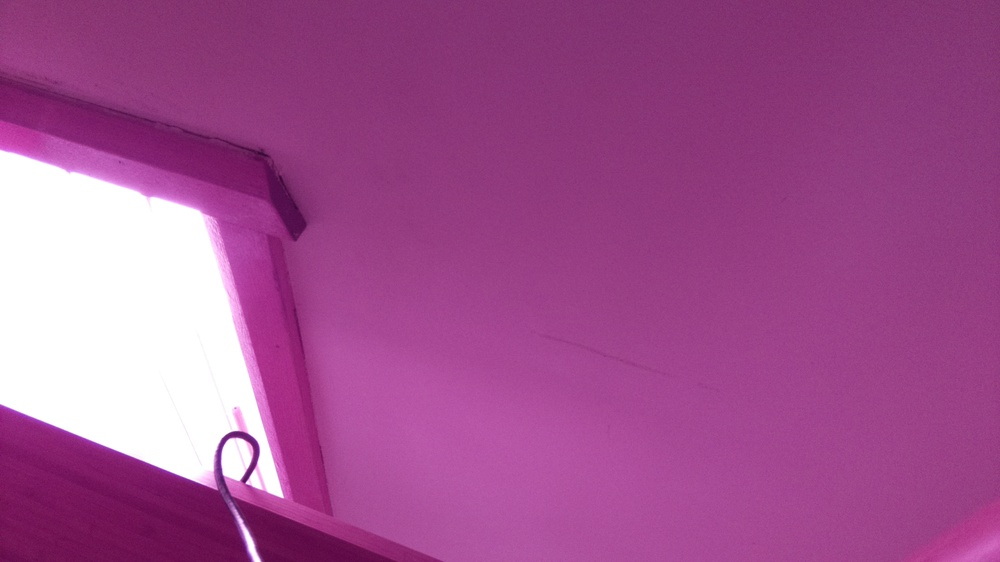
#> input picture images/pic0.jpg, 1000 x 562 px, shrunk from 1920 x 1080 before the run
$ python extract.py
#> lines starting #> are read from the running program, lines starting #| are printed output that depends on the picture
from PIL import Image, ImageDraw, ImageFont
import numpy as np

def extract(image_path, BOX_SIZE=80,GRID_BOX_SIZE=10,THRESHOLD = 25):
#> called with image_path = 'images/pic0.jpg', BOX_SIZE = 80, GRID_BOX_SIZE = 10, THRESHOLD = 25
    BOX_SIZE = BOX_SIZE/2
    R = 0
    G = 0
    B = 0

    im = Image.open(image_path) # Can be many different formats.
#> im is the input picture: PIL image 1000x562 RGB; mean R, G, B 162.5, 81.9, 144.5
    width,height = im.size  # Get the width and hight of the image for iterating over
#> width = 1000; height = 562

    area = (width/2-BOX_SIZE,height/2-BOX_SIZE,width/2+BOX_SIZE,height/2+BOX_SIZE)
#> area = (460, 241, 540, 321)
    crop = im.crop(area)
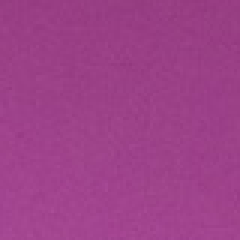
#> crop: PIL image 80x80 RGB (shown 3 times larger); mean R, G, B 157.1, 65.2, 136.7


    width_crop,height_crop = crop.size
#> width_crop = 80; height_crop = 80
    n = width_crop*height_crop
#> n = 6400
    pix = crop.load()

    for i in range(width_crop):
        for j in range(height_crop):
            pixel = pix[i,j]
            R += pixel[0]
            G += pixel[1]
            B += pixel[2]
#> after the loop, B = 875072; G = 417468; R = 1005622

    R = round(R/n)
#> R = 157
    G = round(G/n)
#> G = 65
    B = round(B/n)
#> B = 137
    colour = [R,G,B]
#> colour = [157, 65, 137]

    # [10 lines of commented-out code are left out]
    pix = im.load()
    grid_avg = 0
    mat_avg = []
    change = []
    current_avg = 0-THRESHOLD
    for i in range(height):
        pixel = pix[width/2,i]
        grid_avg += sum(pixel)
        if i % GRID_BOX_SIZE == 0:
            grid_avg = round(grid_avg/(GRID_BOX_SIZE*3))
            mat_avg.append(grid_avg)
            if abs(current_avg-grid_avg) > THRESHOLD:
                change.append(i)
                current_avg = grid_avg
            grid_avg = 0
#> this loop made 562 passes
#> (pixel, current_avg) on passes 1, 11: ((131, 51, 112), 10), ((136, 56, 119), 99)
#> pixel on passes 2 to 7: (128, 48, 109), (129, 49, 110), (132, 52, 113), (132, 52, 115), (133, 53, 116), (133, 53, 116)
#> after the loop, change = [0, 10, 330]; current_avg = 127; mat_avg = 57 values, max 145 at index 44, min 10 at index 0, mean 119.9

    # DRAWING/OUTPUT
    draw = ImageDraw.Draw(im)
    draw.rectangle([width/2-BOX_SIZE,height/2-BOX_SIZE,width/2+BOX_SIZE,height/2+BOX_SIZE], outline=(0,0,0), width=4)
    #draw.line([width/2,0,width/2,height],fill=(0,0,0))
    #for x in change:
    #    draw.line([0,x,width,x],fill=(0,0,0),width=4)
    draw.rectangle([0,0,200,15], (255,255,255), width=-1)
    draw.text([0,0], text=str(colour), fill=(R,G,B))

    path, _ = image_path.split(".")
    new_name = path + 'proc.jpg'
    im.save(new_name)
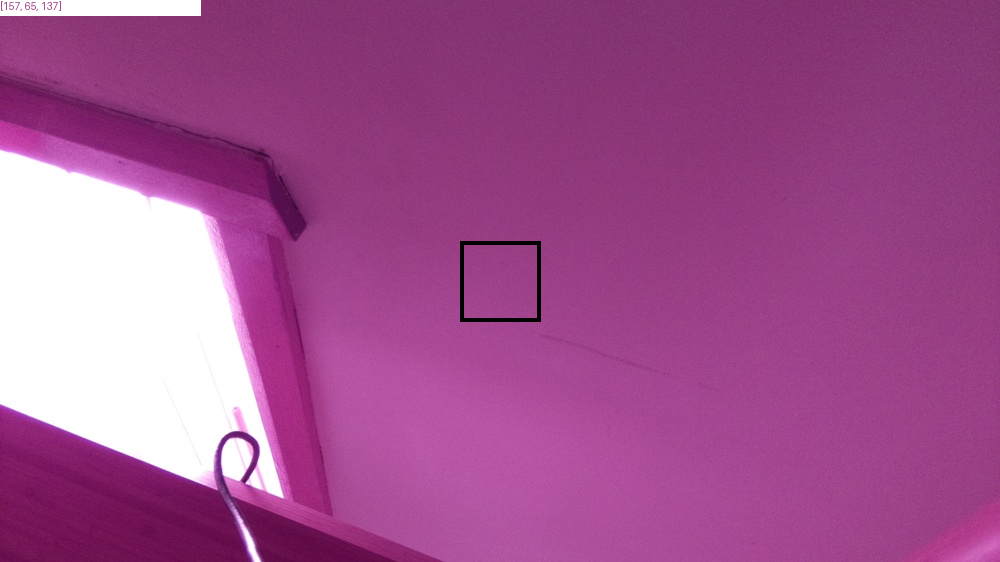
#> saved as pic0proc.jpg: PIL image 1000x562 RGB; mean R, G, B 162.8, 82.9, 145
    return colour

extract('images/pic0.jpg')
extract('images/pic1.jpg')
#> call 2 of extract, with image_path = 'images/pic1.jpg', BOX_SIZE = 80, GRID_BOX_SIZE = 10, THRESHOLD = 25
#> in extract (call 2), `BOX_SIZE = BOX_SIZE/2`: BOX_SIZE = 40
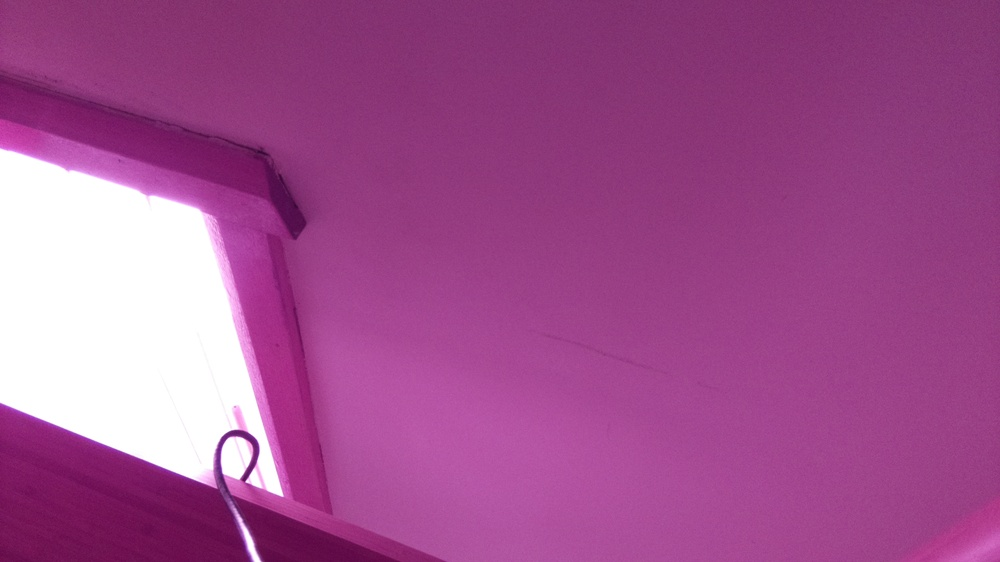
#> input picture images/pic1.jpg, 1000 x 562 px, shrunk from 1920 x 1080 before the run
#> in extract, im is the input picture: PIL image 1000x562 RGB; mean R, G, B 162.4, 81.7, 144
#> after the loop in extract (call 2), `for i in range(width_crop):`: B = 876707; G = 416667; R = 1006171
#> in extract (call 2), `R = round(R/n)`: R = 157
#> in extract (call 2), `G = round(G/n)`: G = 65
#> in extract (call 2), `B = round(B/n)`: B = 137
#> the loop in extract (call 2), `for i in range(height):` made 562 passes
#> (pixel, current_avg) on passes 1, 11: ((132, 50, 114), 10), ((133, 53, 116), 100)
#> pixel on passes 2 to 7: (128, 46, 110), (130, 50, 113), (133, 53, 116), (132, 52, 115), (133, 53, 116), (135, 55, 118)
#> after the loop in extract (call 2), `for i in range(height):`: change = [0, 10, 340]; current_avg = 126; mat_avg = 57 values, max 144 at index 43, min 10 at index 0, mean 119.6
#> in extract (call 2), `im.save(new_name)`:
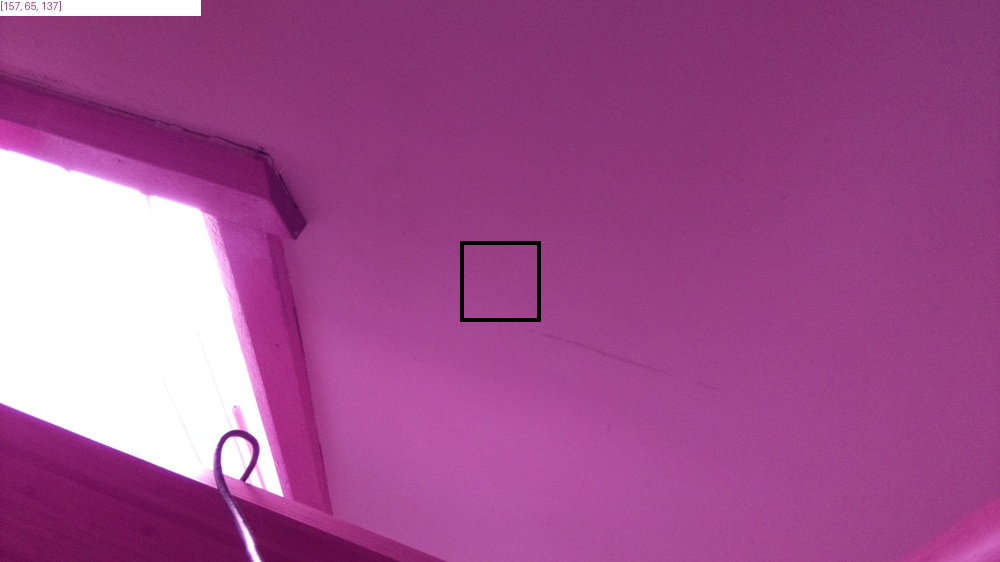
#> saved as pic1proc.jpg: PIL image 1000x562 RGB; mean R, G, B 162.7, 82.7, 144.5
